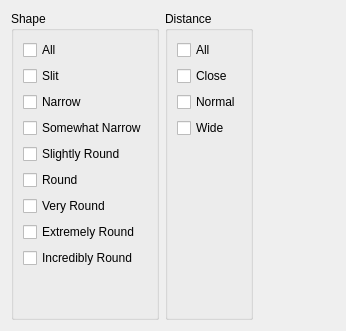
       <widget class="QWidget" name="iris">
        <layout class="QHBoxLayout" name="horizontalLayout_33">
         <item>
          <widget class="QGroupBox" name="groupBox_12">
           <property name="title">
            <string>Shape</string>
           </property>
           <layout class="QVBoxLayout" name="verticalLayout_13">
            <item>
             <widget class="QCheckBox" name="checkBox_392">
              <property name="text">
               <string>All</string>
              </property>
             </widget>
            </item>
            <item>
             <widget class="QCheckBox" name="checkBox_393">
              <property name="text">
               <string>Slit</string>
              </property>
             </widget>
            </item>
            <item>
             <widget class="QCheckBox" name="checkBox_26">
              <property name="text">
               <string>Narrow</string>
              </property>
             </widget>
            </item>
            <item>
             <widget class="QCheckBox" name="checkBox_394">
              <property name="text">
               <string>Somewhat Narrow</string>
              </property>
             </widget>
            </item>
            <item>
             <widget class="QCheckBox" name="checkBox_395">
              <property name="text">
               <string>Slightly Round</string>
              </property>
             </widget>
            </item>
            <item>
             <widget class="QCheckBox" name="checkBox_396">
              <property name="text">
               <string>Round</string>
              </property>
             </widget>
            </item>
            <item>
             <widget class="QCheckBox" name="checkBox_397">
              <property name="text">
               <string>Very Round</string>
              </property>
             </widget>
            </item>
            <item>
             <widget class="QCheckBox" name="checkBox_398">
              <property name="text">
               <string>Extremely Round</string>
              </property>
             </widget>
            </item>
            <item>
             <widget class="QCheckBox" name="checkBox_399">
              <property name="text">
               <string>Incredibly Round</string>
              </property>
             </widget>
            </item>
            <item>
             <spacer name="verticalSpacer_77">
              <property name="orientation">
               <enum>Qt::Vertical</enum>
              </property>
              <property name="sizeHint" stdset="0">
               <size>
                <width>20</width>
                <height>40</height>
               </size>
              </property>
             </spacer>
            </item>
           </layout>
          </widget>
         </item>
         <item>
          <widget class="QGroupBox" name="groupBox_86">
           <property name="title">
            <string>Distance</string>
           </property>
           <layout class="QVBoxLayout" name="verticalLayout_23">
            <item>
             <widget class="QCheckBox" name="checkBox_400">
              <property name="text">
               <string>All</string>
              </property>
             </widget>
            </item>
            <item>
             <widget class="QCheckBox" name="checkBox_401">
              <property name="text">
               <string>Close</string>
              </property>
             </widget>
            </item>
            <item>
             <widget class="QCheckBox" name="checkBox_402">
              <property name="text">
               <string>Normal</string>
              </property>
             </widget>
            </item>
            <item>
             <widget class="QCheckBox" name="checkBox_403">
              <property name="text">
               <string>Wide</string>
              </property>
             </widget>
            </item>
            <item>
             <spacer name="verticalSpacer_78">
              <property name="orientation">
               <enum>Qt::Vertical</enum>
              </property>
              <property name="sizeHint" stdset="0">
               <size>
                <width>20</width>
                <height>40</height>
               </size>
              </property>
             </spacer>
            </item>
           </layout>
          </widget>
         </item>
         <item>
          <spacer name="horizontalSpacer_15">
           <property name="orientation">
            <enum>Qt::Horizontal</enum>
           </property>
           <property name="sizeHint" stdset="0">
            <size>
             <width>82</width>
             <height>20</height>
            </size>
           </property>
          </spacer>
         </item>
        </layout>
       </widget>
